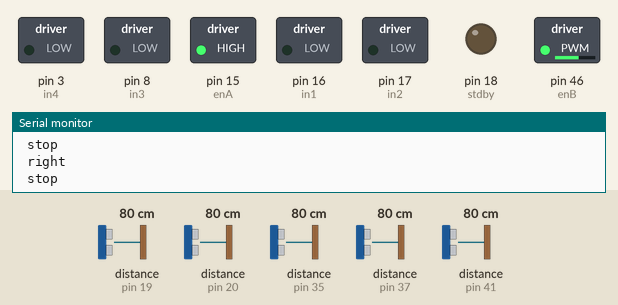
Simulated run of this sketch. Board: Arduino Mega 2560, built with avr-gcc and run on an emulated ATmega2560. On the bench: switched loads named in the sketch (green lamp = pin HIGH), output pins drawn as LEDs (lit = HIGH), the last lines printed to the serial monitor. Wiring (inferred from the names in the program): 5 × ultrasonic range finder: trigger pin 36, echo pin 35 / trigger pin 39, echo pin 19 / trigger pin 40, echo pin 37 / trigger pin 42, echo pin 41 / trigger pin 43, echo pin 20. The inputs (shaded band) are chosen by the test bench; at power-on: distance to the obstacle (sensors on pin 19, pin 20, pin 35, pin 37, pin 41) 80 cm. The echo pulse lasts 58.3 µs per cm; pins used as bus, display or sensor lines are not drawn.

Above: at 0.3 s.
At 7.85 s:
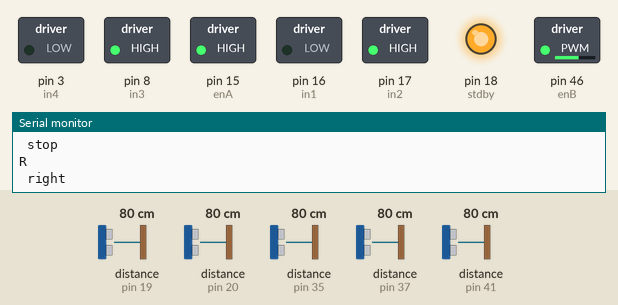
At 19.32 s:
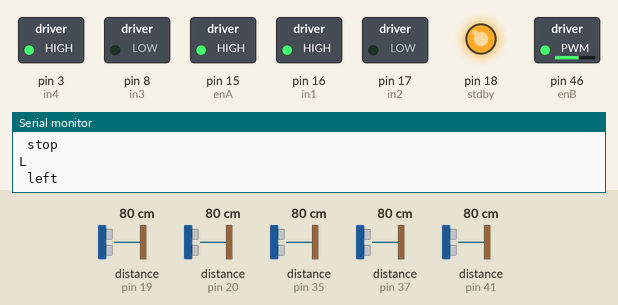
At 38.0 s:
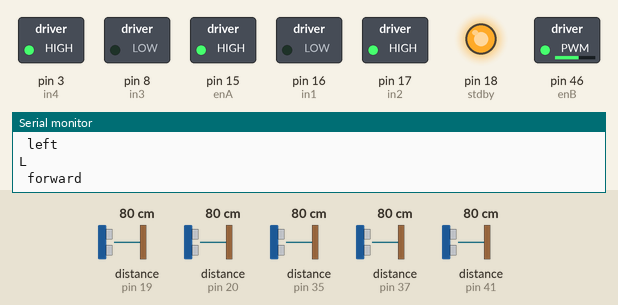
Timing chart, 0 to 40.0 s (numbered marks = the images above):
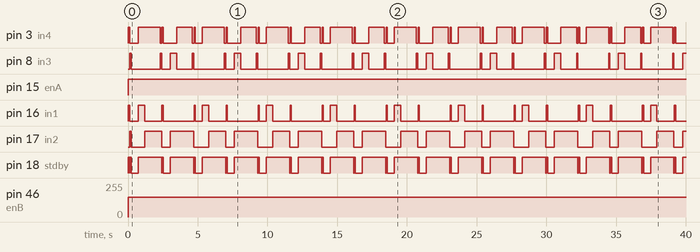

The sketch:

tremaux_4.ino
```cpp
#include "helpers_2.c"

// Pin definitions and robot configuration
const int in1 = 16, in2 = 17, in3 = 8, in4 = 3, enA = 15, enB = 46, stdby = 18;
const int trigPinLeft = 42, echoPinLeft = 41, trigPinCentre = 40, echoPinCentre = 37, trigPinRight = 36, echoPinRight = 35;
const int   trigPinLeftmid=39,echoPinLeftmid=19, trigPinRightmid=43,echoPinRightmid=20;
int speeda = 150, speedb = 150;
const int encoderA1 = 5,encoderA2 = 6,encoderB1 = 12,encoderB2 = 11;
long aposi = 0,bposi = 0;
float wheelCircumference = 13.5; // circumference = 2*pie*2.2 cm
float unitLength = 23;
int block = 374 * unitLength/wheelCircumference;
long previousTimeA = 0;
float ePreviousA = 0;
long previousTimeB = 0;
float ePreviousB = 0;
float kpa = 2.0;
float kda = 0.1;
float kpb = 2.0;
float kdb = 0.5;

bool backflag=false;
float lentotime= 1400/29.2;
int width = 12;
int length =14;
int forward_threshold = unitLength-length-(unitLength-length)/2;
bool wall_check[3]={false,false,false};
ManualMap maze = {};
uint8_t dir = 0;
int X = 0, Y = 0;
Position previ;

//void UpdateWalls(bool wall_check[]);
void updatePosition(uint8_t dir, char upd);
bool IsNumbered(uint8_t dir, char direction);
char getMove(uint8_t currentDir, uint8_t lastDir);
void moveToNextDir(uint8_t current_X, uint8_t current_Y, char move);
void step0();
void stop();
void forward();
void backward();
void left();
void right();

void setup() {
    Serial.begin(115200);
    pinMode(trigPinLeft, OUTPUT); pinMode(echoPinLeft, INPUT);
    pinMode(trigPinCentre, OUTPUT); pinMode(echoPinCentre, INPUT);
    pinMode(trigPinRight, OUTPUT); pinMode(echoPinRight, INPUT);
    pinMode(trigPinRightmid, OUTPUT); pinMode(echoPinRightmid, INPUT);
    pinMode(trigPinLeftmid, OUTPUT); pinMode(echoPinLeftmid, INPUT);
    pinMode(in1, OUTPUT); pinMode(in2, OUTPUT); pinMode(in3, OUTPUT); pinMode(in4, OUTPUT);
    pinMode(enA, OUTPUT); pinMode(enB, OUTPUT); pinMode(stdby, OUTPUT);
    Serial.println("Starting Trémaux Algorithm Simulation...");

  pinMode(encoderA1, INPUT); // Set pin mode for encoderA1 (encoder A)
  pinMode(encoderA2, INPUT); // Set pin mode for encoderA2 (encoder B)
  pinMode(encoderB1, INPUT); // Set pin mode for encoderA1 (encoder A)
  pinMode(encoderB2, INPUT); // Set pin mode for encoderA2 (encoder B)
  attachInterrupt(digitalPinToInterrupt(encoderA1), handleEncoderA, RISING);
  attachInterrupt(digitalPinToInterrupt(encoderB1), handleEncoderB, RISING);

    // Start serial communication
}
void handleEncoderA() {
  int a = digitalRead(encoderA2); // Read the state of encoderA2 (encoder B)
  if (a > 0) {
    aposi++; // Increment position if encoderA2 is HIGH
  } else {
    aposi--; // Decrement position if encoderA2 is LOW
  }
}
void handleEncoderB() {
  int b = digitalRead(encoderB2); // Read the state of encoderA2 (encoder B)
  if (b > 0) {
    bposi++; // Increment position if encoderA2 is HIGH
  } else {
    bposi--; // Decrement position if encoderA2 is LOW
  }
}
float pidControllerA(int e) {
  long currentTimeA = micros();
  float deltaTA = ((float)(currentTimeA - previousTimeA)) / 1.0e6;
  float eDerivativeA = (e - ePreviousA) / deltaTA;
  float u = (kpa * e) + (kda * eDerivativeA) ;
  previousTimeA = currentTimeA;
  ePreviousA = e;
  return u;
}
float pidControllerB(int e) {
  long currentTimeB = micros();
  float deltaTB = ((float)(currentTimeB - previousTimeB)) / 1.0e6;
  float eDerivativeB = (e - ePreviousB) / deltaTB;
  float u = (kpb * e) + (kdb * eDerivativeB) ;
  previousTimeB = currentTimeB;
  ePreviousB = e;
  return u;
}

void backward() {
  digitalWrite(stdby, HIGH);
  digitalWrite(in1, HIGH);
  digitalWrite(in2, LOW);
  digitalWrite(in3, HIGH);
  digitalWrite(in4, LOW);
  Serial.println(" backward");
  analogWrite(enA,speeda);
  analogWrite(enB,speedb);

}
void forward() {
  digitalWrite(stdby, HIGH);
  digitalWrite(in1, LOW);
  digitalWrite(in2, HIGH);
  digitalWrite(in3, LOW);
  digitalWrite(in4, HIGH);
  Serial.println(" forward");
  analogWrite(enA,speeda);
  analogWrite(enB,speedb);

}
void right() {
  digitalWrite(stdby, HIGH);
  digitalWrite(in1, LOW);
  digitalWrite(in2, HIGH);
  digitalWrite(in3, HIGH);
  digitalWrite(in4, LOW);
  Serial.println(" right");
  analogWrite(enA,speeda);
  analogWrite(enB,speedb);

}
void left() {
  digitalWrite(stdby, HIGH);
  digitalWrite(in1, HIGH);
  digitalWrite(in2, LOW);
  digitalWrite(in3, LOW);
  digitalWrite(in4, HIGH);
  Serial.println(" left");
  analogWrite(enA,speeda);
  analogWrite(enB,speedb);

}
void stop() {
  digitalWrite(in1, LOW);
  digitalWrite(in2, LOW);
  digitalWrite(in3, LOW);
  digitalWrite(in4, LOW);
  digitalWrite(stdby, LOW);
  Serial.println(" stop");
}

void Left(int angle) {
  digitalWrite(stdby, HIGH); // Enable the motor driver
  int tolerance = 20;

  float turningDistance = (PI * 9.4 * angle) / 360.0;
  int rotationDistance = 374 * turningDistance / wheelCircumference ;
  int atarget = aposi - rotationDistance; // Left wheel backward
  int btarget = bposi + rotationDistance; // Right wheel forward
  int aError = atarget - aposi;
  int bError = btarget - bposi;
  float aSpeed;
  float bSpeed;

  while (abs(aError) > tolerance || abs(bError) > tolerance) {
    aSpeed = pidControllerA(aError);
    bSpeed = pidControllerB(bError);
    digitalWrite(in2, LOW);
    digitalWrite(in1, HIGH);
    analogWrite(enA, constrain((int)fabs(aSpeed), 0, 255));
    digitalWrite(in4, HIGH);
    digitalWrite(in3, LOW);
    analogWrite(enB, constrain((int)fabs(bSpeed), 0, 255));
    aError = atarget - aposi;
    bError = btarget - bposi;
  }
  stop();
}

void Right(int angle) {
  digitalWrite(stdby, HIGH); // Enable the motor driver
  int tolerance = 20;
  float turningDistance = (PI * 9.4 * angle) / 360.0;
  int rotationDistance = 374 * turningDistance / wheelCircumference ;

  int atarget = aposi + rotationDistance; // Left wheel forward
  int btarget = bposi - rotationDistance; // Right wheel backward
  int aError = atarget - aposi;
  int bError = btarget - bposi;
  float aSpeed;
  float bSpeed;

  while (abs(aError) > tolerance || abs(bError) > tolerance) {
    aSpeed = pidControllerA(aError);
    bSpeed = pidControllerB(bError);
    digitalWrite(in2, HIGH);
    digitalWrite(in1, LOW);
    analogWrite(enA, constrain((int)fabs(aSpeed), 0, 255));
    digitalWrite(in4, LOW);
    digitalWrite(in3, HIGH);
    analogWrite(enB, constrain((int)fabs(bSpeed), 0, 255));
    aError = atarget - aposi;
    bError = btarget - bposi;
  }
  stop();
}

void step0() {
    if ((!wall_check[0] && !wall_check[1]) || (!wall_check[0] && !wall_check[2]) || (!wall_check[2] && !wall_check[1])) {
        uint8_t minVisits = UINT8_MAX;
        char bestMove = 'x';
        uint8_t chosen = 5;
        MazeWall *Cell;
        if(backflag){Cell =get_top(&maze);}
        else{Cell = get(&maze, make_pair(X, Y));}


        if (!wall_check[0]) {
            if (Cell) {
                uint8_t visits = Cell->travelled[(dir + 0) % 4];
                if (visits < minVisits) { minVisits = visits; bestMove = 'f'; chosen = 0; }
            } else { bestMove = 'f'; chosen = 0;}
        }
        if (!wall_check[1]) {
            if (Cell) {
                uint8_t visits = Cell->travelled[(dir + 1) % 4];
                if (visits < minVisits) { minVisits = visits; bestMove = 'r'; chosen = 1; }
            } else {bestMove = 'r'; chosen = 1;}
        }
        if (!wall_check[2]) {
            if (Cell) {
                uint8_t visits = Cell->travelled[(dir + 3) % 4];
                if (visits < minVisits) { minVisits = visits; bestMove = 'l'; chosen = 2; }
            } else { bestMove = 'l'; chosen = 2;}
        }


        Pair currentPos = make_pair(X, Y);
        if (!Cell) {
            MazeWall newCell = {0,0,0,0};
            insert(&maze, currentPos, newCell);
            Cell = get(&maze, currentPos);
        }

        // Update the cell's travelled direction
        if (chosen == 0) Cell->travelled[(dir + 0) % 4]++;
        else if (chosen == 1) Cell->travelled[(dir + 1) % 4]++;
        else if (chosen == 2) Cell->travelled[(dir + 3) % 4]++;
        Cell->travelled[(dir + 2) % 4]++;  // Increment opposite direction for backtracking
        if( (Cell->travelled[(dir + 0) % 4]>0) && (!wall_check[0]&&Cell->travelled[(dir + 0) % 4]>0)
             && (!wall_check[1]&&Cell->travelled[(dir + 1) % 4]>0) && ((!wall_check[2]&&Cell->travelled[(dir + 2) % 4]>0))){
                    delete_node(&maze,currentPos);
        }
        // Update position and direction
        moveToNextDir(bestMove);
        rotToNextDir(bestMove);

        // Set previous position for tracking
        previ.x = X;
        previ.y = Y;
        previ.direction = dir;
    }
    backflag=false;
}


void updatePosition(uint8_t dir, char upd) { //correct this one using encoders
    switch (dir) {
        case 0: if (upd == 'f') Y++; else if (upd == 'b') Y--; else if (upd == 'r') X++; else if (upd == 'l') X--; break;
        case 1: if (upd == 'f') X++; else if (upd == 'b') X--; else if (upd == 'r') Y--; else if (upd == 'l') Y++; break;
        case 2: if (upd == 'f') Y--; else if (upd == 'b') Y++; else if (upd == 'r') X--; else if (upd == 'l') X++; break;
        case 3: if (upd == 'f') X--; else if (upd == 'b') X++; else if (upd == 'r') Y++; else if (upd == 'l') Y--; break;
    }
}

void moveToNextDir(char move) {
    switch (move) {
        case 'r': dir = (dir + 1) % 4;Serial.println("R"); break;
        case 'l': dir = (dir + 3) % 4;Serial.println("L");  break;
        case 'b': dir = (dir + 2) % 4;Serial.println("B"); break;
        case 'f':break;
        default: Serial.println("ERROR"); break;
    }
}
void rotToNextDir(char move) {
    switch (move) {
        case 'r':right();delay(450);Serial.println("R"); break;
        case 'l':left();delay(450);Serial.println("L");  break;
        //case 'b': right();delay(400);right();delay(400);Serial.println("B"); break;
        case 'f':break;
        default: Serial.println("ERROR"); break;
    }
}

float getUltrasonicDistance(int trigPin, int echoPin) {
  digitalWrite(trigPin, LOW);
  delayMicroseconds(2);
  digitalWrite(trigPin, HIGH);
  delayMicroseconds(10);
  digitalWrite(trigPin, LOW);
  long duration = pulseIn(echoPin, HIGH);
  float distance = (duration * 0.034) / 2; // Convert to cm
  return distance;
}


void loop() {
    wall_check[0] = 0;
    wall_check[1] = 0;
    wall_check[2] = 0;

    float distanceF, distanceL, distanceR,distanceLF,distanceRF;
    // Read Front Sensor
    distanceL = getUltrasonicDistance(trigPinLeft, echoPinLeft);
    distanceF = getUltrasonicDistance(trigPinCentre, echoPinCentre);
    distanceR = getUltrasonicDistance(trigPinRight, echoPinRight);
    distanceLF=getUltrasonicDistance(trigPinLeftmid, echoPinLeftmid);
    distanceRF=getUltrasonicDistance(trigPinRightmid, echoPinRightmid);

if(((distanceR<=(unitLength-width)/2&& distanceF>=forward_threshold && distanceL<=unitLength-width)||distanceRF<=(unitLength-width)/3)||(distanceL>=unitLength && distanceR<=unitLength-(width/2) +3&& distanceF<forward_threshold)||((distanceL<=(unitLength-width)/2 && distanceF>=forward_threshold && distanceR<=unitLength-width)||distanceLF<=(unitLength-width)/3)||(distanceR>=unitLength && distanceL<=unitLength-(width/2)+3&& distanceF<forward_threshold)||(distanceR<=unitLength-width&&distanceL<=unitLength-width&&distanceF<forward_threshold)||(distanceR>=unitLength&&distanceL>=unitLength)||(distanceL>=unitLength&&distanceF>=unitLength)||(distanceR>=unitLength&&distanceF>=unitLength)){


  if ((distanceR<=(unitLength-width)/2&& distanceF>=forward_threshold && distanceL<=unitLength-width)||distanceRF<=(unitLength-width)/3)  { left();delay(20);stop();
                                    }
  else if (distanceL>=unitLength && distanceR<=unitLength-(width/2) +3&& distanceF<forward_threshold)  {
                                       left();delay(50);
                                       moveToNextDir('l');
                                       forward();
                                       delay(lentotime*unitLength);
                                       updatePosition(dir,'f');
                                       Serial.print(" L ");
                                    }
  if ((distanceL<=(unitLength-width)/2 && distanceF>=forward_threshold && distanceR<=unitLength-width)||distanceLF<=(unitLength-width)/3){ right();delay(20);stop();
                                    }
  else if (distanceR>=unitLength && distanceL<=unitLength-(width/2)+3&& distanceF<forward_threshold)  {
                                      right();delay(500);
                                      moveToNextDir('r');
                                      forward();
                                      delay(unitLength*lentotime);
                                      updatePosition(dir,'f');
                                      Serial.print(" R ");
                                    }
   if(distanceR<=unitLength-width&&distanceL<=unitLength-width&&distanceF<forward_threshold){
    if(distanceR>=distanceL){right();delay(900);}
    else{left();delay(900);}
    moveToNextDir('b');backflag=true;
    }
  if((distanceR>=unitLength&&distanceL>=unitLength)||(distanceL>=unitLength&&distanceF>=unitLength)||(distanceR>=unitLength&&distanceF>=unitLength)){
          /* if(distanceRF>=(unitLength-width)/2 +2&&distanceRF>=(unitLength-width)/2 +2){stop();delay(2000);}
           else{
            if(distanceLF>distanceRF){left();delay(10);stop();}
            else{right();delay(10);stop();}
            }*/
          bool last_turn =0;
           int tempL=distanceL,tempR=distanceR,tempF=distanceF;
           if(distanceL>distanceR){last_turn =1;left();delay(100);stop();}
           else{last_turn =0;right();delay(100);stop();}
           distanceL = getUltrasonicDistance(trigPinLeft, echoPinLeft);
           distanceF = getUltrasonicDistance(trigPinCentre, echoPinCentre);
           distanceR = getUltrasonicDistance(trigPinRight, echoPinRight);
           wall_check[0]=(distanceF<=unitLength);
           wall_check[1]=(distanceR<=unitLength);
           wall_check[2]=(distanceL<=unitLength);

  if((distanceR>=unitLength&&distanceL>=unitLength)||(distanceL>=unitLength&&distanceF>=unitLength)||(distanceR>=unitLength&&distanceF>=unitLength))
              {if(last_turn==1){right();delay(100);stop();delay(500);step0();forward();delay(lentotime*unitLength);}
                else{left();delay(100);forward();stop();delay(500);step0();forward();delay(unitLength*lentotime);}
              }}}
else{forward();updatePosition(dir,'f');}
}
```

helpers_2.c
```cpp
#pragma once
#include <stdio.h>
#include <stdlib.h>
#include <string.h>
#include <stdint.h>
#include <stdbool.h>
#include <limits.h>
#define MAX_SIZE 5
#define OFFSET 0
//*****************************tremaux**************************************
typedef struct Position {
     int x;
     int y;
    uint8_t direction;
} Position;

typedef struct MazeWall {
    //uint8_t walls;
    uint8_t travelled[4];   // Wall state (0-255) 0:N 1:E 2:S 3:W
} MazeWall;

typedef struct {
    int x;
    int y;
} Pair;

Pair make_pair(int x, int y) {
    Pair p;
    p.x = x;
    p.y = y;
    return p;
}

// Compare two pairs
bool pair_equals(Pair a, Pair b) {
    return (a.x == b.x && a.y == b.y);
}

// Define Map Entry structure
typedef struct {
    Pair coord;
    MazeWall value;
} MapEntry;

typedef struct {
    MapEntry data[MAX_SIZE];
    uint8_t size;
} ManualMap;

// Insert or update a key-value pair
void insert(ManualMap* map, Pair key, MazeWall value) {
    for (uint8_t i = 0; i < map->size; ++i) {
        if (pair_equals(map->data[i].coord, key)) {
            map->data[i].value = value; // Update if key exists
            return;
        }
    }
    if (map->size < MAX_SIZE) {
        map->data[map->size].coord = key;
        map->data[map->size].value = value;
        map->size++;
    } else {
        printf("Map is full!\n");
    }
}

// Retrieve a value by key
MazeWall* get(ManualMap* map, Pair key) {
    for (uint8_t i = 0; i < map->size; ++i) {
        if (pair_equals(map->data[i].coord, key)) {
            return &map->data[i].value;
        }
    }
    return NULL; // Not found
}

// Retrieve the last inserted element (topmost)
MazeWall* get_top(ManualMap* map) {
    if (map->size == 0) {
        return NULL; // Map is empty
    }
    return &map->data[map->size - 1].value; // Return the last inserted element
}

void delete_node(ManualMap* map, Pair key) {
    for (uint8_t i = 0; i < map->size; ++i) {
        if (pair_equals(map->data[i].coord, key)) {
            // Shift elements to fill the gap
            for (uint8_t j = i; j < map->size - 1; ++j) {
                map->data[j] = map->data[j + 1];
            }
            map->size--;
            return;
        }
    }
    printf("Key not found in map!\n");
}

void delete_top(ManualMap* map) {map->size--;}
```

Measured:
- by itself, pin 3 (in4), pin 16 (in1): moves between LOW and HIGH, repeating every 4.6 s
- by itself, pin 8 (in3): repeats every 4.5 s: LOW 2.1 s, HIGH 0.10 s, LOW 0.62 s, HIGH 0.45 s, LOW 1.1 s, HIGH 0.10 s
- by itself, pin 15 (enA): LOW → HIGH at 0.03 s
- by itself, pin 17 (in2): repeats every 4.5 s: LOW 0.95 s, HIGH 1.2 s, LOW 0.62 s, HIGH 1.7 s
- by itself, pin 18 (stdby): repeats every 2.3 s: LOW 0.02 s, HIGH 0.10 s, LOW 0.50 s, HIGH 1.7 s
- by itself, pin 46 (enB): 0/255 → 150/255 at 0.03 s
